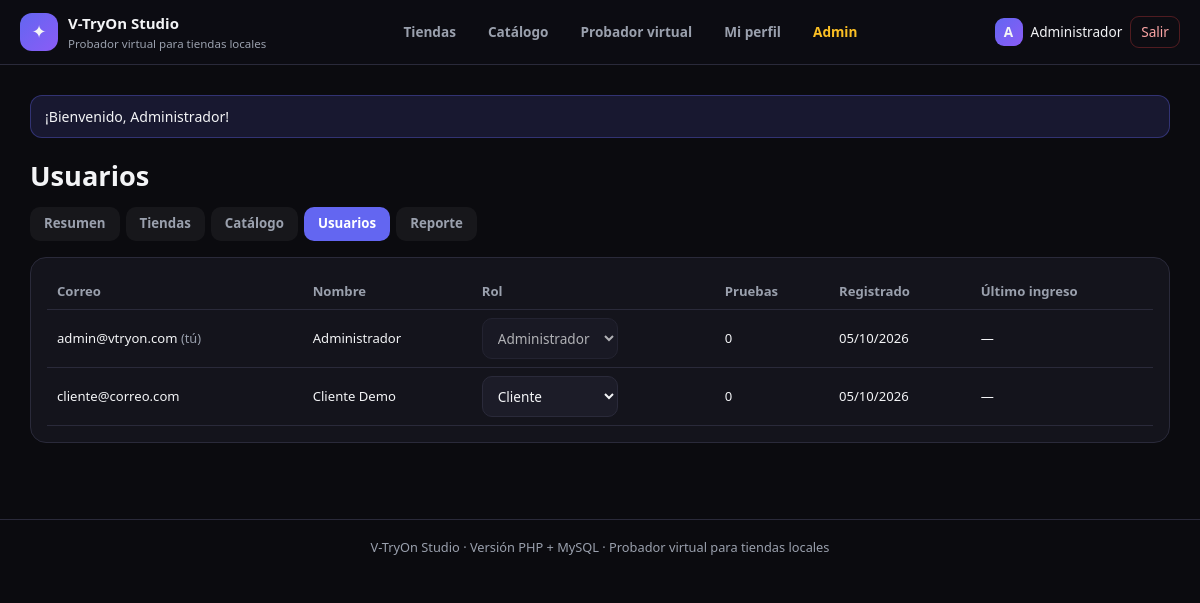
The app's page /php/admin/usuarios.php (signed in) with its own data.
### tables this page shows
CREATE TABLE ajustes (
  id                   TINYINT UNSIGNED PRIMARY KEY DEFAULT 1,
  nombre_sitio         VARCHAR(80)  NOT NULL,
  eslogan              VARCHAR(160),
  permitir_registro    BOOLEAN NOT NULL DEFAULT TRUE,
  mostrar_precios      BOOLEAN NOT NULL DEFAULT TRUE,
  ajuste_auto_defecto  BOOLEAN NOT NULL DEFAULT TRUE,
  quitar_fondo_defecto BOOLEAN NOT NULL DEFAULT TRUE,
  fecha_actualizacion  DATETIME NOT NULL DEFAULT CURRENT_TIMESTAMP ON UPDATE CURRENT_TIMESTAMP,
  CONSTRAINT chk_ajustes_unica CHECK (id = 1)
);

CREATE TABLE usuarios (
  id              INT UNSIGNED AUTO_INCREMENT PRIMARY KEY,
  nombre          VARCHAR(100) NOT NULL,
  correo          VARCHAR(160) NOT NULL UNIQUE,
  password_hash   VARCHAR(255) NOT NULL,           
  rol_id          TINYINT UNSIGNED NOT NULL DEFAULT 2,
  tienda_id       INT UNSIGNED NULL,               
  talla_preferida ENUM('XS','S','M','L','XL','XXL') NULL,
  fecha_registro  DATETIME NOT NULL DEFAULT CURRENT_TIMESTAMP,
  ultimo_ingreso  DATETIME NULL,
  CONSTRAINT fk_usuarios_rol    FOREIGN KEY (rol_id)    REFERENCES roles(id),
  CONSTRAINT fk_usuarios_tienda FOREIGN KEY (tienda_id) REFERENCES tiendas(id) ON DELETE SET NULL
);

### php/includes/config.php (called while the page is built, shortened)
<?php
function db(): PDO
{
    static $pdo = null;
    if ($pdo === null) {
        $dsn = 'mysql:host=' . DB_HOST . ';dbname=' . DB_NOMBRE . ';charset=utf8mb4';
        try {
            $pdo = new PDO($dsn, DB_USUARIO, DB_CLAVE, [
                PDO::ATTR_ERRMODE => PDO::ERRMODE_EXCEPTION,
                PDO::ATTR_DEFAULT_FETCH_MODE => PDO::FETCH_ASSOC,
                PDO::ATTR_EMULATE_PREPARES => false,
            ]);
        } catch (PDOException $e) {
            die('<p style="font-family:sans-serif;padding:20px">No se pudo conectar con MySQL. '
                . 'Revisa que XAMPP esté encendido y que hayas importado <b>database/vtryon_db.sql</b>.<br><br>'
                . 'Detalle: ' . htmlspecialchars($e->getMessage()) . '</p>');
        }
    }
    return $pdo;
}
function e(?string $texto): string
{
    return htmlspecialchars((string) $texto, ENT_QUOTES, 'UTF-8');
}
function usuarioActual(): ?array
{
    return $_SESSION['usuario'] ?? null;
}
function esAdmin(): bool
{
    $u = usuarioActual();
    return $u !== null && (int) $u['rol_id'] === 1;
}
function urlBase(): string
{
    $enAdmin = str_contains(str_replace('\\', '/', $_SERVER['SCRIPT_NAME'] ?? ''), '/admin/');
    return $enAdmin ? '../' : '';
}
function ajustes(): array
{
    static $cache = null;
    if ($cache === null) {
        $cache = db()->query('SELECT * FROM ajustes WHERE id = 1')->fetch() ?: [
            'nombre_sitio' => 'V-TryOn Studio',
            'eslogan' => 'Probador virtual para tiendas locales',
            'permitir_registro' => 1,
            'mostrar_precios' => 1,
            'ajuste_auto_defecto' => 1,
            'quitar_fondo_defecto' => 1,
        ];
    }
    return $cache;
}
function mensaje(string $texto = null): ?string
{
    $m = $_SESSION['mensaje'] ?? null;
    return $m;
}

### php/admin/usuarios.php (the view, shortened to what this page needs)
<?php
require_once __DIR__ . '/../includes/config.php';
$lista = db()->query(
    'SELECT us.*, r.nombre AS rol, t.nombre AS tienda, COUNT(p.id) AS pruebas
     FROM usuarios us
     JOIN roles r ON r.id = us.rol_id
     LEFT JOIN tiendas t ON t.id = us.tienda_id
     LEFT JOIN pruebas p ON p.usuario_id = us.id
     GROUP BY us.id ORDER BY us.fecha_registro'
)->fetchAll();
require_once __DIR__ . '/../includes/header.php';
?>
<h1>Usuarios</h1>
<nav class="sub-menu">
  <a href="index.php">Resumen</a>
  <a href="tiendas.php">Tiendas</a>
  <a href="prendas.php">Catálogo</a>
  <a class="activo" href="usuarios.php">Usuarios</a>
  <a href="reporte.php">Reporte</a>
</nav>
<section class="panel">
  <table class="tabla">
    <tr><th>Correo</th><th>Nombre</th><th>Rol</th><th>Pruebas</th><th>Registrado</th><th>Último ingreso</th></tr>
    <?php foreach ($lista as $x): ?>
      <tr>
        <td><?= e($x['correo']) ?><?= (int) $x['id'] === (int) $u['id'] ? ' <span class="mini">(tú)</span>' : '' ?></td>
        <td><?= e($x['nombre']) ?></td>
        <td>
          <form method="post" class="inline-form">
            <select name="rol_id" onchange="this.form.submit()" <?= (int) $x['id'] === (int) $u['id'] ? 'disabled' : '' ?>>
              <option value="2" <?= (int) $x['rol_id'] === 2 ? 'selected' : '' ?>>Cliente</option>
              <option value="1" <?= (int) $x['rol_id'] === 1 ? 'selected' : '' ?>>Administrador</option>
            </select>
          </form>
        </td>
        <td><?= (int) $x['pruebas'] ?></td>
        <td><?= e(date('d/m/Y', strtotime($x['fecha_registro']))) ?></td>
        <td><?= $x['ultimo_ingreso'] ? e(date('d/m/Y H:i', strtotime($x['ultimo_ingreso']))) : '—' ?></td>
      </tr>
    <?php endforeach; ?>
  </table>
</section>
<?php require_once __DIR__ . '/../includes/footer.php'; ?>

### php/includes/header.php (shortened to what this page needs)
<?php
require_once __DIR__ . '/config.php';
$cfg = ajustes();
$u = usuarioActual();
$base = urlBase();
?>
<!DOCTYPE html>
<html lang="es">
<head>
<link rel="stylesheet" href="<?= $base ?>assets/estilo.css">
</head>
<body>
<header class="barra">
  <a class="marca" href="<?= $base ?>index.php">
    <span class="logo">✦</span>
    <span>
      <strong><?= e($cfg['nombre_sitio']) ?></strong>
      <small><?= e($cfg['eslogan']) ?></small>
    </span>
  </a>
  <nav class="menu">
    <a href="<?= $base ?>index.php">Tiendas</a>
    <a href="<?= $base ?>catalogo.php">Catálogo</a>
    <a href="<?= $base ?>probador.php">Probador virtual</a>
    <?php if ($u): ?><a href="<?= $base ?>perfil.php">Mi perfil</a><?php endif; ?>
    <?php if (esAdmin()): ?><a class="destacado" href="<?= $base ?>admin/index.php">Admin</a><?php endif; ?>
  </nav>
  <div class="sesion">
    <?php if ($u): ?>
      <span class="avatar"><?= e(mb_strtoupper(mb_substr($u['nombre'], 0, 1))) ?></span>
      <span class="nombre"><?= e($u['nombre']) ?></span>
      <a class="btn-salir" href="<?= $base ?>logout.php">Salir</a>
    <?php else: ?>
      <a class="btn" href="<?= $base ?>login.php">Ingresar</a>
    <?php endif; ?>
  </div>
</header>
<main class="contenido">
<?php if ($m = mensaje()): ?><div class="aviso"><?= e($m) ?></div><?php endif; ?>

### php/includes/footer.php (shortened to what this page needs)
</main>
<footer class="pie">
  <?= e(ajustes()['nombre_sitio']) ?> · Versión PHP + MySQL · Probador virtual para tiendas locales
</footer>
</body>
</html>

### php/assets/estilo.css (style rules this page uses)
:root { --fondo: #0b0b0f; --panel: #14141c; --panel-2: #1c1c28; --borde: #2a2a3a; --texto: #f3f4f6; --gris: #9aa0ad; --indigo: #6366f1; --indigo-2: #8b5cf6; --verde: #10b981; --ambar: #f59e0b; --rojo: #ef4444; }
* { box-sizing: border-box; }
body { margin: 0; background: var(--fondo); color: var(--texto); font-family: "Segoe UI", system-ui, -apple-system, Arial, sans-serif; font-size: 15px; line-height: 1.5; }
a { color: #c7d2fe; text-decoration: none; }
h1 { font-size: 1.7rem; margin: 18px 0 6px; }
.mini { font-size: 0.8rem; color: var(--gris); margin: 2px 0; }
.barra { display: flex; flex-wrap: wrap; gap: 12px; align-items: center; justify-content: space-between; padding: 12px 20px; background: rgba(12,12,18,0.95); border-bottom: 1px solid var(--borde); position: sticky; top: 0; z-index: 20; }
.marca { display: flex; align-items: center; gap: 10px; color: var(--texto); }
.marca .logo { width: 38px; height: 38px; border-radius: 12px; display: grid; place-items: center; background: linear-gradient(135deg, var(--indigo), var(--indigo-2)); font-size: 18px; }
.marca small { display: block; font-size: 0.72rem; color: var(--gris); }
.menu { display: flex; gap: 4px; flex-wrap: wrap; }
.menu a { padding: 7px 14px; border-radius: 10px; font-size: 0.85rem; font-weight: 600; color: var(--gris); }
.menu a.destacado { color: #fbbf24; }
.sesion { display: flex; align-items: center; gap: 8px; font-size: 0.85rem; }
.avatar { width: 28px; height: 28px; border-radius: 9px; display: grid; place-items: center; font-weight: 700; background: linear-gradient(135deg, var(--indigo), var(--indigo-2)); }
.btn-salir { color: #fca5a5; border: 1px solid rgba(239,68,68,0.3); padding: 5px 10px; border-radius: 9px; }
.contenido { max-width: 1180px; margin: 0 auto; padding: 18px 20px 60px; }
.pie { border-top: 1px solid var(--borde); padding: 18px 20px; text-align: center; color: var(--gris); font-size: 0.8rem; }
.panel { background: var(--panel); border: 1px solid var(--borde); border-radius: 16px; padding: 16px; margin-bottom: 16px; }
input, select, textarea { background: var(--panel-2); color: var(--texto); border: 1px solid var(--borde); border-radius: 10px; padding: 9px 11px; font-size: 0.85rem; font-family: inherit; }
.inline-form { display: inline; }
.aviso { background: rgba(99,102,241,0.15); border: 1px solid rgba(99,102,241,0.35); padding: 10px 14px; border-radius: 12px; margin: 12px 0; font-size: 0.88rem; }
.tabla { width: 100%; border-collapse: collapse; font-size: 0.82rem; }
.tabla th, .tabla td { text-align: left; padding: 8px 10px; border-bottom: 1px solid var(--borde); vertical-align: middle; }
.tabla th { color: var(--gris); font-weight: 600; }
.sub-menu { display: flex; gap: 6px; flex-wrap: wrap; margin: 10px 0 16px; }
.sub-menu a { padding: 7px 14px; border-radius: 10px; background: rgba(255,255,255,0.05); font-size: 0.83rem; font-weight: 600; color: var(--gris); }
.sub-menu a.activo { background: var(--indigo); color: #fff; }

### records on screen
ajustes: nombre_sitio "V-TryOn Studio", eslogan "Probador virtual para tiendas locales"
usuarios: nombre "A", nombre "Administrador", correo "admin@vtryon.com", shows "(tú)", rol_id "Administrador", pruebas "0", fecha_registro "05/10/2026"
usuarios: correo "cliente@correo.com", nombre "Cliente Demo", rol_id "Cliente", pruebas "0", fecha_registro "05/10/2026"

### other values on screen
$m "¡Bienvenido, Administrador!"
